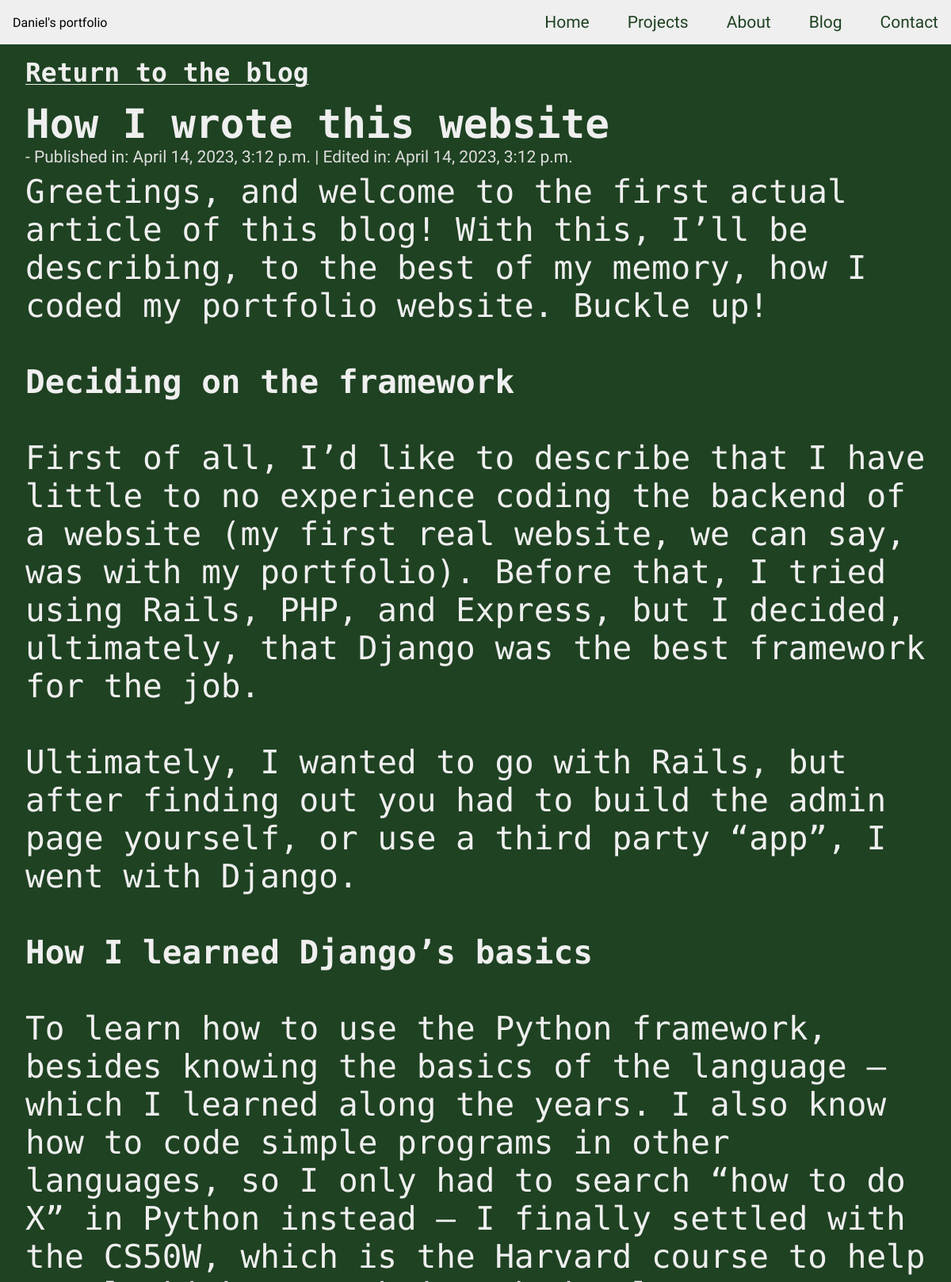
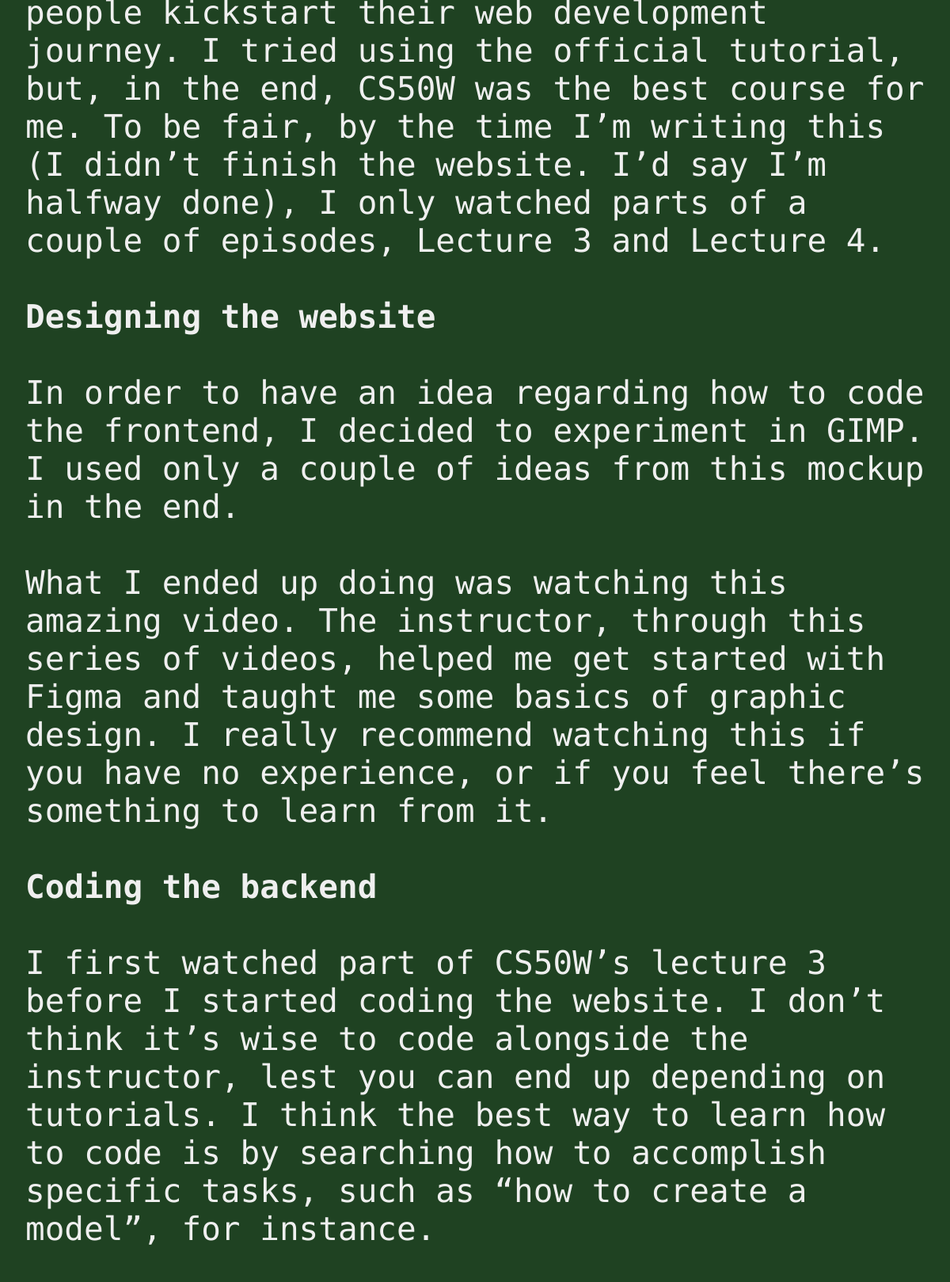
The app's page /blog/4 (upper part) with its own data (2 pictures, top to bottom).
### blog/models.py (models this page shows, shortened)
class Article(models.Model):
    title = models.CharField(null=True, max_length=100)
    content = models.TextField(null=True)
    pub_date = models.DateTimeField(timezone.now(), auto_now_add=True)
    edit_date = models.DateTimeField(null=True)
    class Meta:
        ordering = ['-pub_date']

### blog/views.py (the view)
# urls.py: path("<int:article_id>", views.article, name="article-number")
def article(request, article_id):
    article = Article.objects.get(pk = article_id)
    return render(request, "blog/article.html", {
        "article": article
    })

### blog/templates/blog/article.html (shortened to what this page needs)
{% extends "base-header.html" %}
{% block body %}
    <div class="mainboiler bp">
        <h4 class="text-r"><a href="{% url 'blog-index' %}" class="">Return to the blog</a></h4>
        <div class="article desktop">
            <div class="bp">
                <div class="flex flex-alignit-c">
                    <div>
                        <h2 class="bp">{{ article.title }}</h2>
                        {% if article.edit_date.year == NULL %}
                            <p class="bp-date"> - Published in: {{ article.pub_date }}</p>
                        {% else %}
                            <p class="bp-date"> - Published in: {{ article.pub_date }} | Edited in: {{ article.edit_date }}</p>
                        {% endif %}
                    </div>
                </div>
            </div>
            <h3>{{ article.content|safe }}</h3>
        </div>
    </div>
{% endblock %}

### static/style.css (style rules this page uses)
h1, h2, h3, h4, h5, h6 { font-family: "Ubuntu Mono", monospace; font-weight: 700; }
h1, h2, h3, h4, h5, h6.p { margin: 0 !important; }
h2 { font-size: 51px; }
h3 { font-size: 41px; font-weight: 400; }
h4 { font-size: 33px; }
p { font-family: "Ubuntu", sans-serif; font-size: 21px; }
html { box-sizing: border-box; font-size: 100%; }
*, *::before, *::after { box-sizing: inherit; }
body { margin: 0; padding: 0; background-color: var(--primary-four); font-family: "Ubuntu", sans-serif; }
a, a:visited, a:active { text-decoration: none; color: inherit; }
.flex { display: flex; }
.flex-alignit-c { align-items: center; }
:root { --primary-one: #1F4222; --secondary-one: #41A37F; --primary-two: #6400A1; --secondary-two: #7B3ABA; --primary-three: #FFA1DD; --secondary-three: #D277B2; --primary-four: #EFEFEF; --secondary-four: #DDDDDD; --primary-five: #EA2828; --secondary-five: #C90011; --primary-six: #1E1B1F; --secondary-six: #242027; --black: #2E352C; --black-seventy: #484d47; --black-fifty: #979A96; --black-twenty: #CACCCA; --terminal-bg: #002B36; --terminal-primary: #839496; --terminal-one: #33D17A; --terminal-two: #2A7BDE; }
.mainboiler { padding: 0px 232px 0px 232px; background-color: var(--primary-one); }
.bp { margin: 0; transition-duration: 100ms; color: var(--primary-four); }
.bp-date { margin: 0; color: var(--secondary-four); }
.article { padding-bottom: 64px; }
.text-r { padding: 72px 0px 32px 0px; margin: 0; }
.text-r a { -webkit-text-decoration: underline 1px var(--primary-four); text-decoration: underline 1px var(--primary-four); text-underline-offset: 0.1em; transition: text-decoration-color 100ms, text-underline-offset 100ms, color 100ms; }
@media screen and (min-width: 640px) and (max-width: 1439px) { .mainboiler { padding: 0px 32px 0px 32px; } }
@media screen and (min-width: 640px) and (max-width: 1439px) { .bp-date { padding-bottom: 8px; } }
@media screen and (min-width: 640px) and (max-width: 1439px) { .article { padding-bottom: 16px; } }
@media screen and (min-width: 640px) and (max-width: 1439px) { .text-r { padding: 16px 0px 16px 0px; margin: 0; } }

### records on screen
Article: title "How I wrote this website", pub_date "April 14, 2023, 3:12 p.m.", edit_date "April 14, 2023, 3:12 p.m.", content "Greetings, and welcome to the first actual article of this blog! With this, I’ll be describing, to the best of my memory, how I coded my portfolio website. Buckle up! Deciding on the framework First of all, I’d like to describe that I have little to no experience coding the backend of a website (my first real website, we can say, was with my portfolio). Before that, I tried using Rails, PHP, and Express, but I decided, ultimately, that Django was the best framework for the job. Ultimately, I wanted to go with Rails, but after finding out you had to build the admin page yourself, or use a third party “app”, I went with Django. How I learned Django’s basics To learn how to use the Python…"
